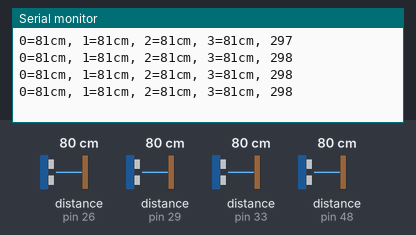
The sketch below on a simulated Arduino Mega 2560, built with avr-gcc and run on an emulated ATmega2560. Shown: the last lines printed to the serial monitor. Inputs (shaded band) come from the test bench; at power-on: distance to the obstacle (sensors on pin 29, pin 26, pin 33, pin 48) 80 cm. The echo pulse lasts 58.3 µs per cm.

Above: at 1.2 s.
1.3 s: distance to the obstacle (sensor on pin 29) set to 250 cm
At 1.71 s:
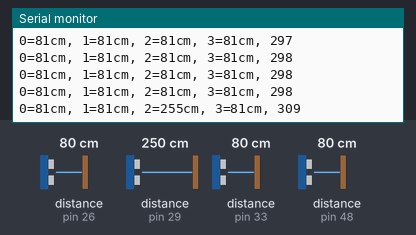
4.3 s: distance to the obstacle (sensor on pin 29) set to 120 cm
At 4.48 s:
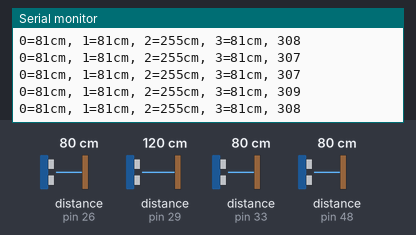
7.3 s: distance to the obstacle (sensor on pin 26) set to 35 cm
At 7.49 s:
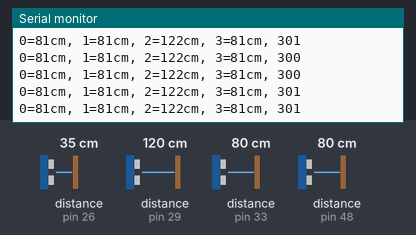
10.3 s: distance to the obstacle (sensor on pin 33) set to 120 cm
At 10.47 s:
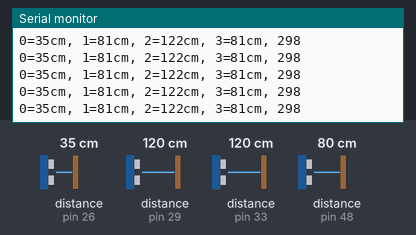
13.3 s: distance to the obstacle (sensor on pin 26) set to 18 cm
At 13.48 s:
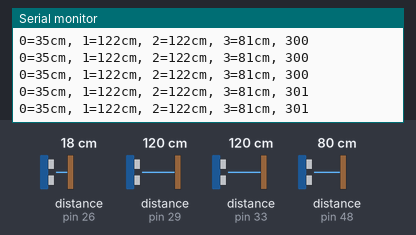
16.3 s: distance to the obstacle (sensor on pin 48) set to 120 cm
At 16.47 s:
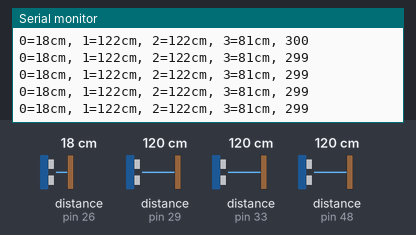
Timing chart, 0 to 19.3 s (numbered marks = the images above; inputs shaded):
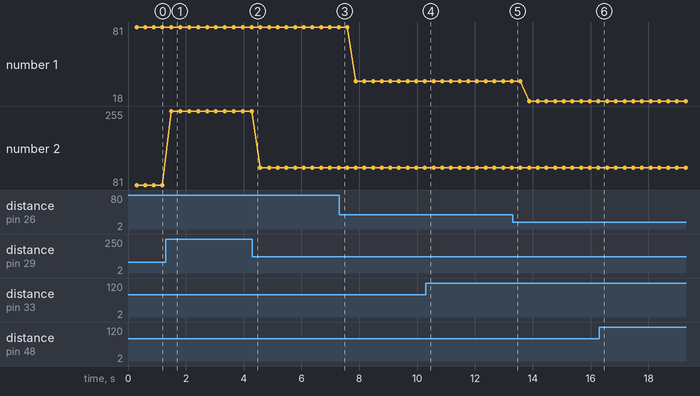

The sketch:

SR05_Test_Sketch.ino
```cpp
#include <NewPing.h>
#include <Streaming.h>
#define pingCount = 5;

#define SONAR_NUM     4          // Number or sensors.
#define MAX_DISTANCE 250        // Maximum distance (in cm) to ping.
#define PING_INTERVAL 40        // Milliseconds between sensor pings (29ms is about the min to avoid cross-sensor echo).

unsigned int cm[SONAR_NUM];         // Where the ping distances are stored.
uint8_t currentSensor = 0;          // Keeps track of which sensor is active.

#define telem Serial
//#define telem Serial3 // bluetooth

const int HeadServopin = 8; // signal input of headservo
//const int head_tilt_pin = 3; // signal input for headservo tilt

NewPing sonarll(27, 26, MAX_DISTANCE); // NewPing setup of pins and maximum distance.
NewPing sonarlc(32, 33, MAX_DISTANCE); // NewPing setup of pins and maximum distance.
NewPing sonarlr(28, 29, MAX_DISTANCE); // NewPing setup of pins and maximum distance.
NewPing sonarhd(49, 48, MAX_DISTANCE); // NewPing setup of pins and maximum distance.

void setup() {
   telem.begin(9600);

}

void loop() {
  // put your main code here, to run repeatedly:
   read_sensors();
}

void read_sensors() {

    int currentTime = millis();
    cm[0] = 0;
    //unsigned int uS = sonarll.ping();
    unsigned int uS = sonarll.ping_median(5);
    cm[0] = uS / US_ROUNDTRIP_CM;
    delay(PING_INTERVAL);

    cm[1] = 0;
    //uS = sonarlc.ping();
    uS = sonarlc.ping();
    cm[1] = uS / US_ROUNDTRIP_CM;
    delay(PING_INTERVAL);

    cm[2] = 0;
    //uS = sonarlr.ping();
    uS = sonarlr.ping();
    cm[2] = uS / US_ROUNDTRIP_CM;
    delay(PING_INTERVAL);

    cm[3] = 0;
    uS = sonarhd.ping();
    cm[3] = uS / US_ROUNDTRIP_CM;
    delay(PING_INTERVAL);

    for (uint8_t i = 0; i < SONAR_NUM; i++) {
      if(cm[i] == 0) cm[i] = MAX_DISTANCE;
      telem << i << "=" << cm[i] << "cm, ";
     }
    telem << (millis() - currentTime) << endl << endl;
}
```

Measured:
- after the input at 1.3 s, the serial monitor: prints a new line after 0.20 s (image 1)
- plotted number 1: 81 → 35 after the input at 7.3 s, 35 → 18 after the input at 13.3 s
- plotted number 2: 81 → 255 after the input at 1.3 s, 255 → 122 after the input at 4.3 s
